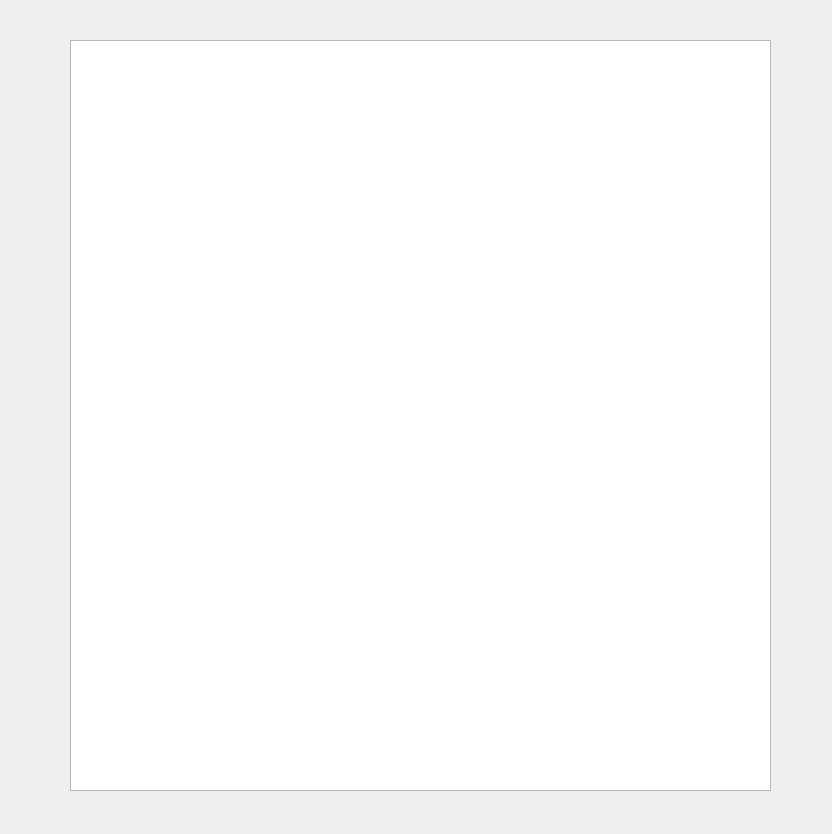
<?xml version="1.0" encoding="UTF-8"?>
<ui version="4.0">
 <class>openlist</class>
 <widget class="QDialog" name="openlist">
  <property name="geometry">
   <rect>
    <x>0</x>
    <y>0</y>
    <width>832</width>
    <height>834</height>
   </rect>
  </property>
  <property name="windowTitle">
   <string>Dialog</string>
  </property>
  <widget class="QTextBrowser" name="textBrowser">
   <property name="geometry">
    <rect>
     <x>70</x>
     <y>40</y>
     <width>701</width>
     <height>751</height>
    </rect>
   </property>
  </widget>
 </widget>
 <resources/>
 <connections/>
</ui>
